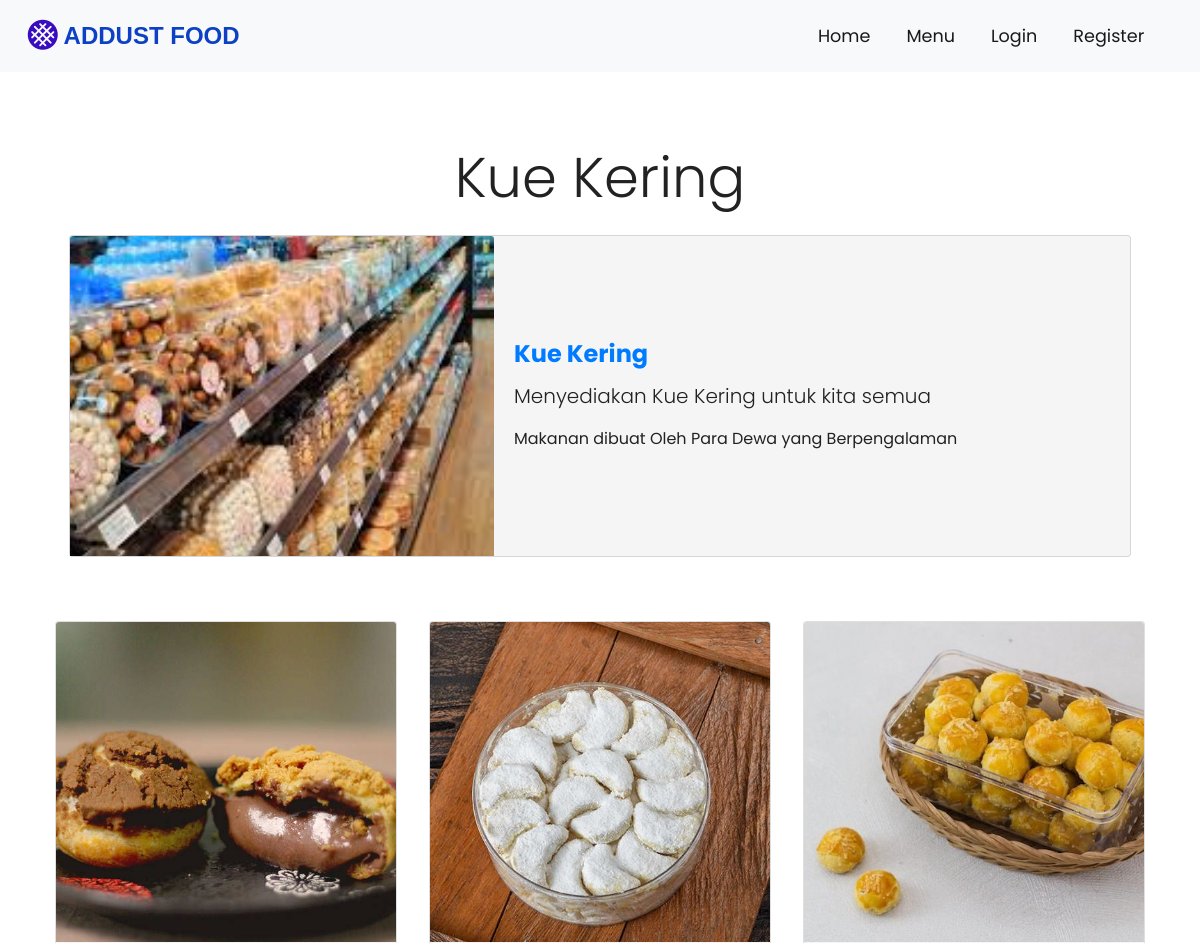
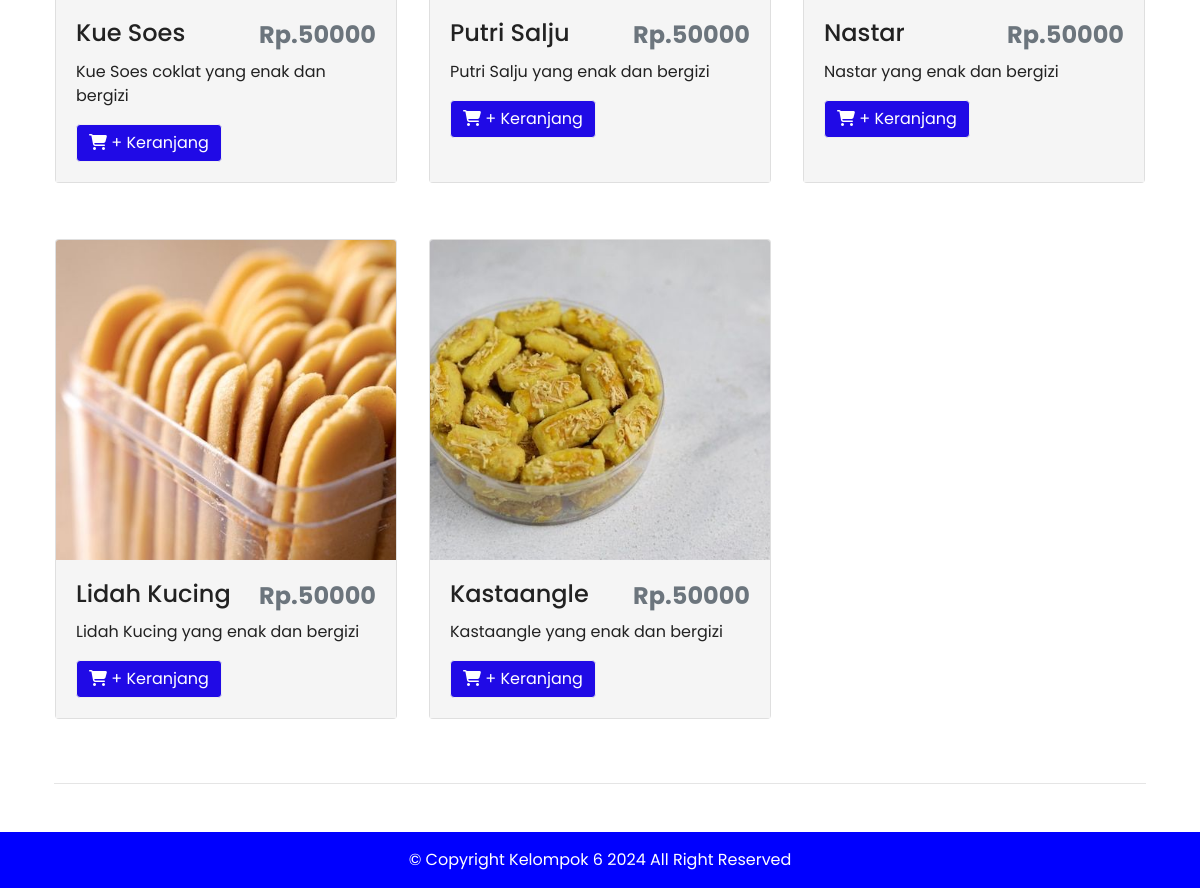
The page /dish/list/1 on the database as committed earlier (2 pictures, top to bottom).
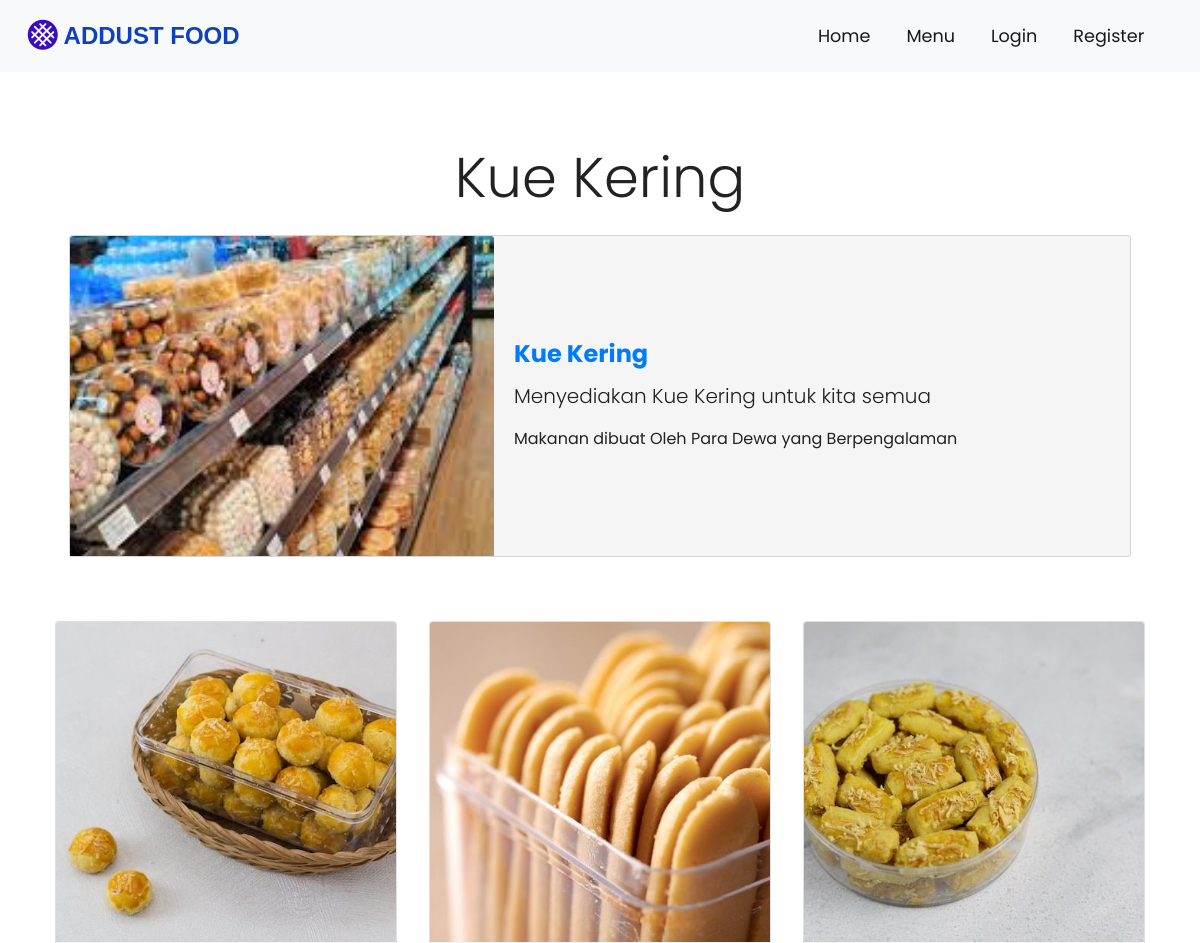
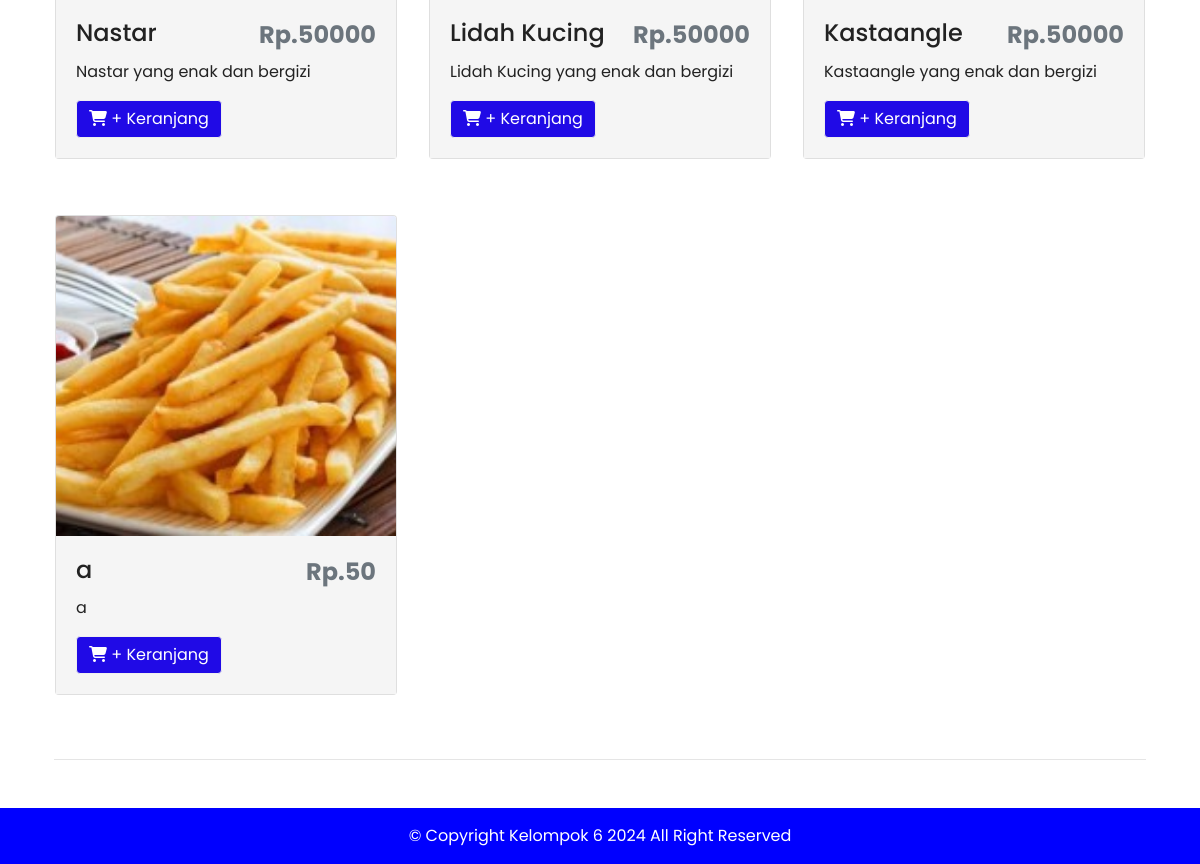
The same page on the database as committed later (2 pictures, top to bottom).
### tables this page shows
CREATE TABLE `dishesh` (
  `d_id` int(11) NOT NULL,
  `r_id` int(11) NOT NULL,
  `name` varchar(255) NOT NULL,
  `about` varchar(255) NOT NULL,
  `price` float NOT NULL,
  `img` text NOT NULL
);

### application/controllers/Dish.php (called while the page is built, shortened)
<?php
class Dish extends CI_Controller {
    function __construct(){
        $this->load->library('cart');
    }
    public function list($id) {
        $this->load->model('Menu_model');
        $dishesh = $this->Menu_model->getDishesh($id);
        $this->load->model('Store_model');
        $res = $this->Store_model->getStore($id);
        $data['dishesh'] = $dishesh;
        $data['res'] = $res;
        $this->load->view('front/partials/header');
        $this->load->view('front/dish', $data);
        $this->load->view('front/partials/footer');
    }
}

### index.php (called while the page is built, shortened)
<?php
require_once BASEPATH.'core/CodeIgniter.php';

### application/models/Store_model.php (called while the page is built, shortened)
<?php
class Store_model extends CI_Model {
    public function getStore($id) {
        $this->db->where('r_id', $id);
        $store = $this->db->get('restaurants')->row_array();
        return $store;
    }
}

### application/models/Menu_model.php (called while the page is built, shortened)
<?php
class Menu_model extends CI_Model {
    public function getDishesh($id) {
        $this->db->where('r_id', $id);
        $dish = $this->db->get('dishesh')->result_array();
        return $dish;
    }
}

### application/views/front/dish.php (the view)
<div class="container p-4">
    <div class="row welcome text-center welcome">
        <div class="col-12">
            <h1 class="display-4"> <?php echo $res['name']; ?></h1>
        </div>
    </div>
    <div class="container res-card">
        <div class="card">
            <?php $img = $res['img'];?>
            <img src="<?php echo base_url().'public/uploads/restaurant/thumb/'.$img; ?>" class="card-img-top" />
            <div class="card-body">
                <h4 class="card-title font-weight-bold text-primary"><?php echo $res['name']; ?></h4>
                <p class="card-text lead"><?php echo $res['address']; ?></p>
                <p class="card-text">
                Makanan dibuat Oleh Para Dewa yang Berpengalaman
                </p>
            </div>
        </div>
    </div>
</div>
<div class="container p-4 dish-card">
    <div class="row">
        <?php if(!empty($dishesh)) { ?>
        <?php foreach($dishesh as $dish) { ?>
        <div class="col-md-6 col-lg-4 d-flex align-items-stretch">
            <div class="card mb-4 shadow-sm">
                <?php $image = $dish['img'];?>
                <img class="card-img-top" src="<?php echo base_url().'public/uploads/dishesh/thumb/'.$image; ?>">
                <div class="card-body">
                    <div class="d-flex justify-content-between align-items-center">
                        <h4 class="card-title"><?php echo $dish['name']; ?></h4>
                        <h4 class="text-muted"><b>Rp.<?php echo $dish['price']; ?></b></h4>
                    </div>
                    <p class="card-text"><?php echo $dish['about']; ?></p>
                    <a href="<?php echo base_url().'Dish/addToCart/'.$dish['d_id']; ?>"
                    class="btn btn-primary <?php echo ($dish['r_id'] === "8") ? 'disabled' : ''; ?>"
                    <?php echo ($dish['r_id'] === "8") ? 'aria-disabled="true"' : ''; ?>>
                    <i class="fas fa-shopping-cart"></i> + Keranjang
                    </a>
                </div>
            </div>
        </div>
        <?php } ?>
        <?php } else { ?>
        <div class="jumbotron">
            <h1>No records found</h1>
        </div>
        <?php } ?>
    </div>
    <hr class="my-4">
</div>

Rows that differ between the two databases and show on the page:
no longer on this page (row edited): dishesh: img (picture), name "Kue Soes", price "50000", about "Kue Soes coklat yang enak dan bergizi"
no longer on this page (row edited): dishesh: img (picture), name "Putri Salju", price "50000", about "Putri Salju yang enak dan bergizi"
added dishesh: img (picture), name "a", price "50", about "a"
